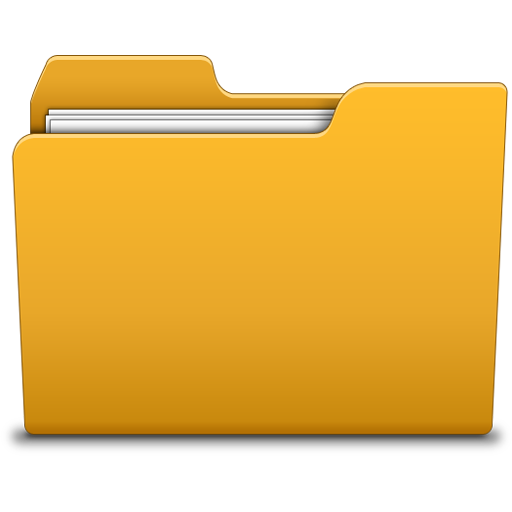
#> input picture core/resources/img/folder.png, 512 x 512 px; its folder holds only this picture in this run
$ python -i thumbnail.py   (imports and definitions only)
#> lines starting #> are read from the running program, lines starting #| are printed output that depends on the picture
import logging
from pathlib import Path
from typing import Tuple

from PIL import Image, ImageFile

from core.json_utils import load_from_file


# =============================================================================
# WAŻNE: INSTRUKCJE DLA MODELI AI
# =============================================================================
#
# NIE MODYFIKUJ NASTĘPUJĄCYCH FUNKCJI:
# - _resize_to_square() - odpowiedzialna za przycinanie miniaturek
# - generate_thumbnail() - główna funkcja generowania miniaturek
#
# LOGIKA PRZYCINANIA:
# - Wysokie obrazy: przycinane od GÓRY (górny lewy róg)
# - Szerokie obrazy: przycinane od LEWEJ STRONY (górny lewy róg)
#
# KAŻDA ZMIANA W TYCH FUNKCJACH MOŻE ZNISZCZYĆ LOGIKĘ PRZYCINANIA!
# =============================================================================

# Logger dla modułu
logger = logging.getLogger(__name__)

# Włączenie obsługi truncated images
ImageFile.LOAD_TRUNCATED_IMAGES = True

# Obsługiwane formaty obrazów
SUPPORTED_FORMATS = {".jpg", ".jpeg", ".png", ".webp", ".bmp", ".tiff", ".tga"}

# Usunięty niepotrzebny alias LANCZOS - używany tylko raz


class ThumbnailGenerator:
    """Simple image thumbnail generator"""

    def __init__(self, thumbnail_size: int = 256):
        """
        Initializes the thumbnail generator

        Args:
            thumbnail_size (int): Thumbnail size (default 256px)
        """
        self.thumbnail_size = thumbnail_size
        self.cache_dir_name = ".cache"

    def generate_thumbnail(self, image_path: str) -> Tuple[str, int]:
        """
        Generates a thumbnail for an image

        Args:
            image_path (str): Path to the image file

        Returns:
            Tuple[str, int]: (path to file, thumbnail size)

        Raises:
            FileNotFoundError: If the file does not exist
            ValueError: If the file has an invalid format
        """
#> called with image_path = 'resources/img/folder.png'
        # Walidacja
        if not image_path or not isinstance(image_path, str):
            msg = f"Nieprawidłowa ścieżka obrazu: {image_path}"
            raise ValueError(msg)

        path = Path(image_path)
        if not path.exists():
            raise FileNotFoundError(f"Plik nie istnieje: {image_path}")

        if path.suffix.lower() not in SUPPORTED_FORMATS:
            raise ValueError(f"Nieobsługiwany format: {path.suffix}")

        # Sprawdź czy miniaturka już istnieje
        cache_dir = path.parent / self.cache_dir_name
        thumbnail_path = cache_dir / f"{path.stem}.thumb"

        if self._is_thumbnail_current(path, thumbnail_path):
            msg = f"Używam istniejącej miniaturki: {thumbnail_path}"
            logger.debug(msg)
            return str(thumbnail_path), self.thumbnail_size

        # Utwórz katalog cache jeśli nie istnieje
        cache_dir.mkdir(exist_ok=True)

        # Generuj miniaturkę
        try:
            with Image.open(path) as img:
                # Konwertuj do RGB
#> img is the input picture: PIL image 512x512 RGBA; mean R, G, B, A 220, 177, 92.1, 170
                if img.mode != "RGB":
                    img = img.convert("RGB")
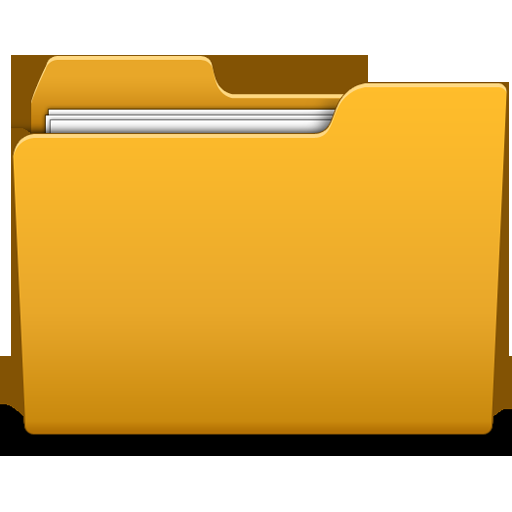
#> img: PIL image 512x512 RGB; mean R, G, B 220, 177, 92.1

                # Przeskaluj do kwadratu
                thumbnail = self._resize_to_square(img, self.thumbnail_size)

                # Zapisz miniaturkę
                thumbnail.save(thumbnail_path, "JPEG", quality=85, optimize=True)

            logger.debug(f"Wygenerowano miniaturkę: {thumbnail_path}")
            return str(thumbnail_path), self.thumbnail_size

        except Exception as e:
            msg = f"Błąd generowania miniaturki dla {image_path}: {e}"
            logger.error(msg)
            raise

    def _is_thumbnail_current(self, image_path: Path, thumbnail_path: Path) -> bool:
        """Checks if the thumbnail is up to date"""
        if not thumbnail_path.exists():
            return False

        try:
            image_mtime = image_path.stat().st_mtime
            thumbnail_mtime = thumbnail_path.stat().st_mtime
            return thumbnail_mtime >= image_mtime
        except OSError:
            return False

    def _resize_to_square(self, img: Image.Image, size: int) -> Image.Image:
        """
        Resizes the image to a square with cropping as required:
        - Tall images: cropped from the TOP (top left corner)
        - Wide images: cropped from the LEFT (top left corner)
        """
#> called with size = 256
        width, height = img.size
#> width = 512; height = 512

        # Oblicz współczynnik skalowania
        scale = size / min(width, height)
#> scale = 0.5
        new_width = int(width * scale)
#> new_width = 256
        new_height = int(height * scale)
#> new_height = 256

        # Przeskaluj
        img = img.resize((new_width, new_height), Image.Resampling.LANCZOS)
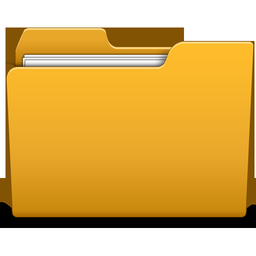
#> img: PIL image 256x256 RGB; mean R, G, B 219.9, 176.9, 92

        # Przyciąć do kwadratu zgodnie z wymaganiami
        if new_width > size:
            # Szerokie obrazy - przycinaj od lewej strony (górny lewy róg)
            left = 0
            top = 0
            right = size
            bottom = size
            img = img.crop((left, top, right, bottom))
        elif new_height > size:
            # Wysokie obrazy - przycinaj od góry (górny lewy róg)
            left = 0
            top = 0
            right = size
            bottom = size
            img = img.crop((left, top, right, bottom))

        return img


def get_config() -> dict:
    """Gets thumbnail configuration"""
    config_path = Path(__file__).parent.parent / "config.json"
    try:
        config = load_from_file(config_path)
        return {
            "size": config.get("thumbnail", 256),
            "cache_dir_name": config.get("cache_dir_name", ".cache"),
        }
    except Exception:
        return {"size": 256, "cache_dir_name": ".cache"}


# Globalna instancja generatora
_generator = None


def get_generator() -> ThumbnailGenerator:
    """Gets the global generator instance"""
    global _generator
    if _generator is None:
        config = get_config()
        _generator = ThumbnailGenerator(config["size"])
    return _generator


def generate_thumbnail(image_path: str) -> Tuple[str, int]:
    """
    Main function for generating thumbnails

    Args:
        image_path (str): Path to the image file

    Returns:
        Tuple[str, int]: (path to file, thumbnail size)
    """
    generator = get_generator()
    return generator.generate_thumbnail(image_path)

>>> result = ThumbnailGenerator().generate_thumbnail('resources/img/folder.png')
